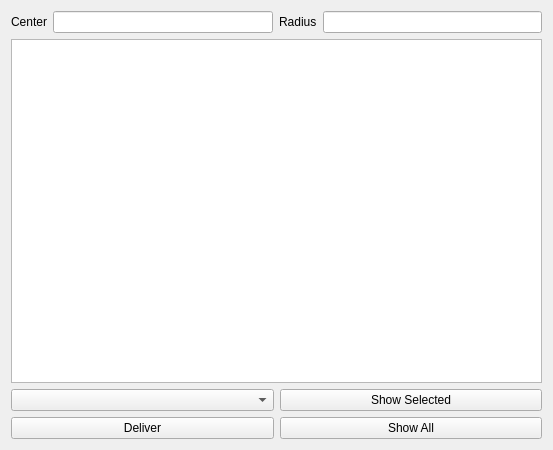
<?xml version="1.0" encoding="UTF-8"?>
<ui version="4.0">
 <class>CourierGui</class>
 <widget class="QWidget" name="CourierGui">
  <property name="geometry">
   <rect>
    <x>0</x>
    <y>0</y>
    <width>553</width>
    <height>450</height>
   </rect>
  </property>
  <property name="windowTitle">
   <string>CourierGui</string>
  </property>
  <layout class="QVBoxLayout" name="verticalLayout">
   <item>
    <layout class="QHBoxLayout" name="infoLayout">
     <item>
      <widget class="QLabel" name="centerInfoLabel">
       <property name="text">
        <string>Center</string>
       </property>
      </widget>
     </item>
     <item>
      <widget class="QLineEdit" name="centerInfoLine">
       <property name="readOnly">
        <bool>true</bool>
       </property>
      </widget>
     </item>
     <item>
      <widget class="QLabel" name="radiusInfoLabel">
       <property name="text">
        <string>Radius</string>
       </property>
      </widget>
     </item>
     <item>
      <widget class="QLineEdit" name="radiusInfoLine">
       <property name="readOnly">
        <bool>true</bool>
       </property>
      </widget>
     </item>
    </layout>
   </item>
   <item>
    <widget class="QListWidget" name="packagesList"/>
   </item>
   <item>
    <layout class="QHBoxLayout" name="inputLayout">
     <item>
      <widget class="QComboBox" name="streetsComboBox"/>
     </item>
     <item>
      <widget class="QPushButton" name="showButton">
       <property name="text">
        <string>Show Selected</string>
       </property>
      </widget>
     </item>
    </layout>
   </item>
   <item>
    <layout class="QHBoxLayout" name="buttonsLayout">
     <item>
      <widget class="QPushButton" name="deliverButton">
       <property name="text">
        <string>Deliver</string>
       </property>
      </widget>
     </item>
     <item>
      <widget class="QPushButton" name="showAllButton">
       <property name="text">
        <string>Show All</string>
       </property>
      </widget>
     </item>
    </layout>
   </item>
  </layout>
 </widget>
 <resources/>
 <connections/>
</ui>
